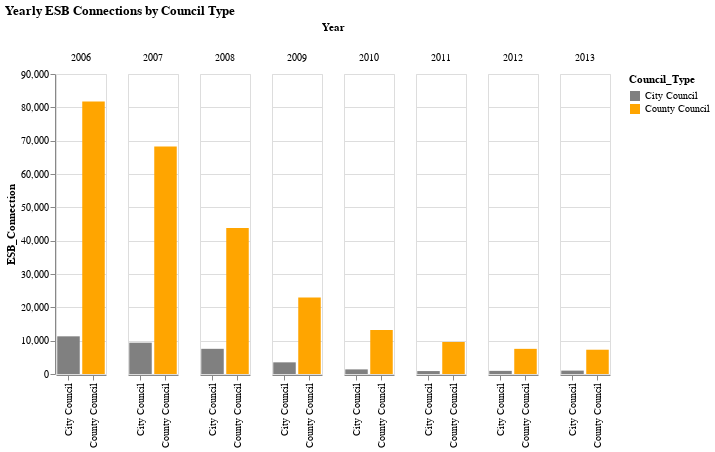

Notebook code cell kept with this figure:
### Code cell
chart = alt.Chart(chart2)

colour = alt.Scale(domain = ('City Council', 'County Council'),
                      range = ['grey', 'orange'])

bars = chart.mark_bar().encode(
    x = alt.X('Council_Type:N', title = None),
    y = alt.Y('ESB_Connection:Q'),
    color = alt.Color('Council_Type:N', scale = colour),
    column = 'Year:O'
).properties(
    width = 50,
    title = 'Yearly ESB Connections by Council Type',
    background = 'white'
).configure_facet(
    spacing = 20
)

bars.save('C00246376_Python_Assignment_3_Part_3/static/chart2.html')

bars

### Figure 1 — Vega-Lite specification as saved in the notebook (floating-point values rounded to 4 significant figures)
{"config": {"view": {"continuousWidth": 400, "continuousHeight": 300}, "facet": {"spacing": 20}}, "data": {"name": "data-57c50a094369e0f64336d85e0f9be4f6"}, "mark": "bar", "background": "white", "encoding": {"color": {"type": "nominal", "field": "Council_Type", "scale": {"domain": ["City Council", "County Council"], "range": ["grey", "orange"]}}, "column": {"type": "ordinal", "field": "Year"}, "x": {"type": "nominal", "field": "Council_Type", "title": null}, "y": {"type": "quantitative", "field": "ESB_Connection"}}, "title": "Yearly ESB Connections by Council Type", "width": 50, "$schema": "https://vega.github.io/schema/vega-lite/v4.0.2.json", "datasets": {"data-57c50a094369e0f64336d85e0f9be4f6": [{"Year": "2006", "Council_Type": "City Council", "Jan": 952, "Feb": 790, "Mar": 881, "Apr": 394, "May": 937, "Jun": 992, "Jul": 923, "Aug": 1072, "Sept": 1254, "Oct": 1024, "Nov": 1140, "Dec": 944, "ESB_Connection": 11303}, {"Year": "2006", "Council_Type": "County Council", "Jan": 6072, "Feb": 6322, "Mar": 6777, "Apr": 5932, "May": 6840, "Jun": 6810, "Jul": 6930, "Aug": 5789, "Sept": 6503, "Oct": 7562, "Nov": 8759, "Dec": 7420, "ESB_Connection": 81716}, {"Year": "2007", "Council_Type": "City Council", "Jan": 612, "Feb": 958, "Mar": 990, "Apr": 417, "May": 835, "Jun": 714, "Jul": 722, "Aug": 772, "Sept": 618, "Oct": 998, "Nov": 1028, "Dec": 729, "ESB_Connection": 9393}, {"Year": "2007", "Council_Type": "County Council", "Jan": 5176, "Feb": 6094, "Mar": 6088, "Apr": 5547, "May": 5997, "Jun": 5350, "Jul": 4340, "Aug": 5131, "Sept": 5744, "Oct": 6399, "Nov": 6668, "Dec": 5700, "ESB_Connection": 68234}, {"Year": "2008", "Council_Type": "City Council", "Jan": 608, "Feb": 562, "Mar": 799, "Apr": 603, "May": 715, "Jun": 793, "Jul": 688, "Aug": 544, "Sept": 698, "Oct": 477, "Nov": 720, "Dec": 349, "ESB_Connection": 7556}, {"Year": "2008", "Council_Type": "County Council", "Jan": 4250, "Feb": 4467, "Mar": 3224, "Apr": 4245, "May": 3825, "Jun": 3445, "Jul": 3685, "Aug": 3061, "Sept": 3474, "Oct": 3350, "Nov": 3557, "Dec": 3185, "ESB_Connection": 43768}, {"Year": "2009", "Council_Type": "City Council", "Jan": 328, "Feb": 467, "Mar": 229, "Apr": 415, "May": 242, "Jun": 242, "Jul": 329, "Aug": 313, "Sept": 264, "Oct": 298, "Nov": 189, "Dec": 183, "ESB_Connection": 3499}, {"Year": "2009", "Council_Type": "County Council", "Jan": 2331, "Feb": 2146, "Mar": 2110, "Apr": 2015, "May": 1879, "Jun": 1875, "Jul": 2025, "Aug": 1315, "Sept": 1832, "Oct": 1699, "Nov": 1844, "Dec": 1850, "ESB_Connection": 22921}, {"Year": "2010", "Council_Type": "City Council", "Jan": 148, "Feb": 133, "Mar": 92, "Apr": 76, "May": 107, "Jun": 109, "Jul": 87, "Aug": 67, "Sept": 94, "Oct": 136, "Nov": 222, "Dec": 113, "ESB_Connection": 1384}, {"Year": "2010", "Council_Type": "County Council", "Jan": 1059, "Feb": 1125, "Mar": 1202, "Apr": 1090, "May": 1080, "Jun": 949, "Jul": 1126, "Aug": 1063, "Sept": 1156, "Oct": 1075, "Nov": 1304, "Dec": 989, "ESB_Connection": 13218}, {"Year": "2011", "Council_Type": "City Council", "Jan": 136, "Feb": 66, "Mar": 92, "Apr": 76, "May": 97, "Jun": 59, "Jul": 64, "Aug": 46, "Sept": 46, "Oct": 66, "Nov": 67, "Dec": 68, "ESB_Connection": 883}, {"Year": "2011", "Council_Type": "County Council", "Jan": 698, "Feb": 814, "Mar": 960, "Apr": 787, "May": 717, "Jun": 825, "Jul": 809, "Aug": 756, "Sept": 869, "Oct": 709, "Nov": 871, "Dec": 782, "ESB_Connection": 9597}, {"Year": "2012", "Council_Type": "City Council", "Jan": 66, "Feb": 30, "Mar": 68, "Apr": 48, "May": 109, "Jun": 42, "Jul": 72, "Aug": 154, "Sept": 72, "Oct": 85, "Nov": 104, "Dec": 91, "ESB_Connection": 941}, {"Year": "2012", "Council_Type": "County Council", "Jan": 561, "Feb": 609, "Mar": 597, "Apr": 574, "May": 621, "Jun": 604, "Jul": 594, "Aug": 618, "Sept": 597, "Oct": 694, "Nov": 743, "Dec": 735, "ESB_Connection": 7547}, {"Year": "2013", "Council_Type": "City Council", "Jan": 56, "Feb": 73, "Mar": 54, "Apr": 90, "May": 64, "Jun": 164, "Jul": 73, "Aug": 56, "Sept": 43, "Oct": 101, "Nov": 101, "Dec": 142, "ESB_Connection": 1017}, {"Year": "2013", "Council_Type": "County Council", "Jan": 455, "Feb": 531, "Mar": 522, "Apr": 609, "May": 543, "Jun": 539, "Jul": 632, "Aug": 548, "Sept": 630, "Oct": 724, "Nov": 817, "Dec": 734, "ESB_Connection": 7284}]}}
